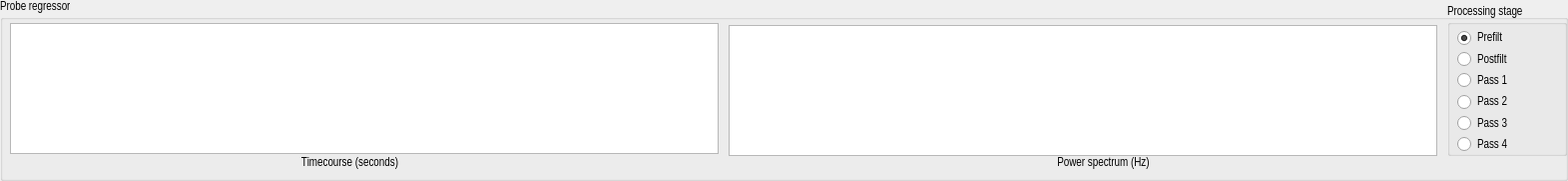
   <widget class="QGroupBox" name="regressor_groupBox">
    <property name="geometry">
     <rect>
      <x>20</x>
      <y>595</y>
      <width>1571</width>
      <height>181</height>
     </rect>
    </property>
    <property name="sizePolicy">
     <sizepolicy hsizetype="Expanding" vsizetype="Expanding">
      <horstretch>0</horstretch>
      <verstretch>0</verstretch>
     </sizepolicy>
    </property>
    <property name="minimumSize">
     <size>
      <width>100</width>
      <height>100</height>
     </size>
    </property>
    <property name="maximumSize">
     <size>
      <width>1590</width>
      <height>1000</height>
     </size>
    </property>
    <property name="font">
     <font>
      <family>Arial Narrow</family>
     </font>
    </property>
    <property name="title">
     <string>Probe regressor</string>
    </property>
    <widget class="GraphicsLayoutWidget" name="regressorspectrum_graphicsView">
     <property name="geometry">
      <rect>
       <x>730</x>
       <y>25</y>
       <width>710</width>
       <height>131</height>
      </rect>
     </property>
     <property name="sizePolicy">
      <sizepolicy hsizetype="Preferred" vsizetype="Preferred">
       <horstretch>0</horstretch>
       <verstretch>0</verstretch>
      </sizepolicy>
     </property>
     <property name="minimumSize">
      <size>
       <width>710</width>
       <height>100</height>
      </size>
     </property>
     <property name="maximumSize">
      <size>
       <width>710</width>
       <height>1000</height>
      </size>
     </property>
     <property name="sizeIncrement">
      <size>
       <width>1</width>
       <height>1</height>
      </size>
     </property>
    </widget>
    <widget class="GraphicsLayoutWidget" name="regressortimecourse_graphicsView">
     <property name="enabled">
      <bool>true</bool>
     </property>
     <property name="geometry">
      <rect>
       <x>10</x>
       <y>23</y>
       <width>710</width>
       <height>131</height>
      </rect>
     </property>
     <property name="sizePolicy">
      <sizepolicy hsizetype="Preferred" vsizetype="Preferred">
       <horstretch>0</horstretch>
       <verstretch>0</verstretch>
      </sizepolicy>
     </property>
     <property name="minimumSize">
      <size>
       <width>710</width>
       <height>100</height>
      </size>
     </property>
     <property name="maximumSize">
      <size>
       <width>710</width>
       <height>1000</height>
      </size>
     </property>
     <property name="sizeIncrement">
      <size>
       <width>1</width>
       <height>1</height>
      </size>
     </property>
    </widget>
    <widget class="QGroupBox" name="processingstage_groupBox">
     <property name="geometry">
      <rect>
       <x>1450</x>
       <y>5</y>
       <width>120</width>
       <height>151</height>
      </rect>
     </property>
     <property name="font">
      <font>
       <family>Arial Narrow</family>
      </font>
     </property>
     <property name="title">
      <string>Processing stage</string>
     </property>
     <widget class="QWidget" name="verticalLayoutWidget">
      <property name="geometry">
       <rect>
        <x>10</x>
        <y>25</y>
        <width>101</width>
        <height>122</height>
       </rect>
      </property>
      <layout class="QVBoxLayout" name="verticalLayout">
       <item>
        <widget class="QRadioButton" name="prefilt_radioButton">
         <property name="font">
          <font>
           <family>Arial Narrow</family>
          </font>
         </property>
         <property name="text">
          <string>Prefilt</string>
         </property>
         <property name="checked">
          <bool>true</bool>
         </property>
        </widget>
       </item>
       <item>
        <widget class="QRadioButton" name="postfilt_radioButton">
         <property name="font">
          <font>
           <family>Arial Narrow</family>
          </font>
         </property>
         <property name="text">
          <string>Postfilt</string>
         </property>
         <property name="checked">
          <bool>false</bool>
         </property>
        </widget>
       </item>
       <item>
        <widget class="QRadioButton" name="pass1_radioButton">
         <property name="font">
          <font>
           <family>Arial Narrow</family>
          </font>
         </property>
         <property name="text">
          <string>Pass 1</string>
         </property>
        </widget>
       </item>
       <item>
        <widget class="QRadioButton" name="pass2_radioButton">
         <property name="font">
          <font>
           <family>Arial Narrow</family>
          </font>
         </property>
         <property name="text">
          <string>Pass 2</string>
         </property>
        </widget>
       </item>
       <item>
        <widget class="QRadioButton" name="pass3_radioButton">
         <property name="font">
          <font>
           <family>Arial Narrow</family>
          </font>
         </property>
         <property name="text">
          <string>Pass 3</string>
         </property>
        </widget>
       </item>
       <item>
        <widget class="QRadioButton" name="pass4_radioButton">
         <property name="font">
          <font>
           <family>Arial Narrow</family>
          </font>
         </property>
         <property name="text">
          <string>Pass 4</string>
         </property>
        </widget>
       </item>
       <item>
        <spacer name="verticalSpacer_2">
         <property name="orientation">
          <enum>Qt::Orientation::Vertical</enum>
         </property>
         <property name="sizeHint" stdset="0">
          <size>
           <width>20</width>
           <height>40</height>
          </size>
         </property>
        </spacer>
       </item>
      </layout>
     </widget>
    </widget>
    <widget class="QLabel" name="label_5">
     <property name="geometry">
      <rect>
       <x>270</x>
       <y>155</y>
       <width>161</width>
       <height>16</height>
      </rect>
     </property>
     <property name="font">
      <font>
       <family>Arial Narrow</family>
      </font>
     </property>
     <property name="text">
      <string>Timecourse (seconds)</string>
     </property>
     <property name="alignment">
      <set>Qt::AlignmentFlag::AlignCenter</set>
     </property>
    </widget>
    <widget class="QLabel" name="label_12">
     <property name="geometry">
      <rect>
       <x>1040</x>
       <y>155</y>
       <width>131</width>
       <height>16</height>
      </rect>
     </property>
     <property name="font">
      <font>
       <family>Arial Narrow</family>
      </font>
     </property>
     <property name="text">
      <string>Power spectrum (Hz)</string>
     </property>
     <property name="alignment">
      <set>Qt::AlignmentFlag::AlignCenter</set>
     </property>
    </widget>
   </widget>
